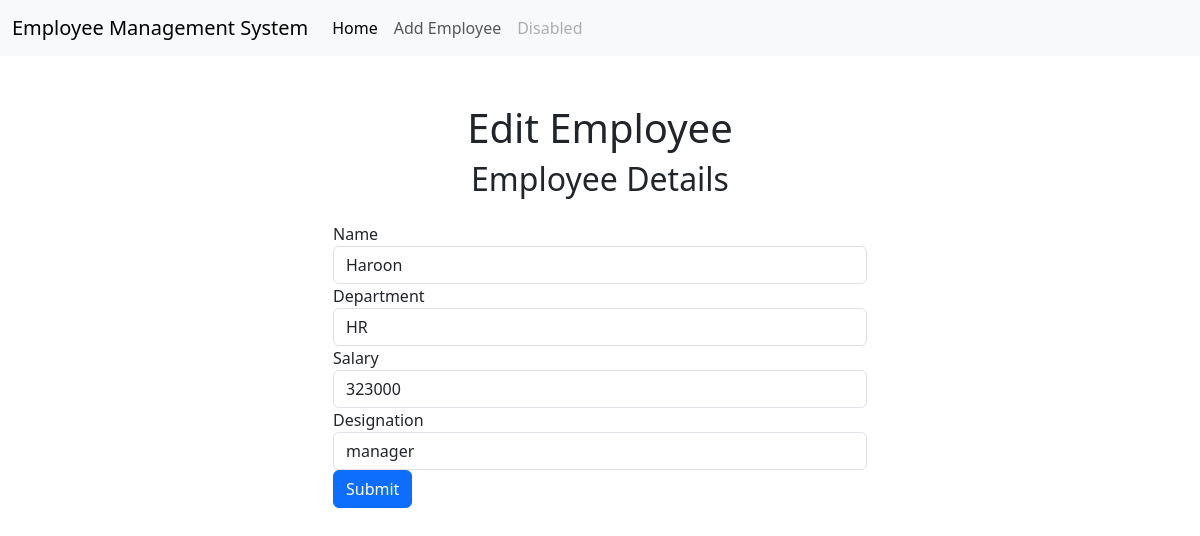
Page /emp/edit_emp/2 on the committed database.
### emp/models.py (models this page shows)
class employee_MS(models.Model):
    name = models.CharField(max_length=200)
    department = models.CharField(max_length=200) 		#department name or office number
    salary = models.IntegerField()					#salary in thousands
    designation = models.CharField(max_length=200)

### emp/views.py (the view)
# urls.py: path('edit_emp/<int:emp_id>', edit_emp),
def edit_emp(request, emp_id):
    emp = employee_MS.objects.get(pk=emp_id)
    return render(request, 'emp/edit.html', {
        'emp': emp,
    })

### captureDress/templates/emp/edit.html (shortened to what this page needs)
<!DOCTYPE html>
<html lang="en">
<head>
    <link href="https://cdn.jsdelivr.net/npm/bootstrap@5.3.0-alpha3/dist/css/bootstrap.min.css" rel="stylesheet">
</head>
<body>
    {% include 'emp/navbar.html' %}
    <div class="container">
        <div class="container mt-5">
            <div class="row justify-content-center">
                <div class="col-md-6">
                  <h1 class="row justify-content-center">Edit Employee</h1>
                <h2 class="text-center mb-4">Employee Details</h2>
                <form method="post" action="/emp/update_emp/{{emp.id}}">
                  <div class="form-group">
                    <label for="name">Name</label>
                    <input type="text" class="form-control" id="name" name="emp_name" placeholder="Enter name" value="{{emp.name}}">
                  </div>
                  <div class="form-group">
                    <label for="dept">Department</label>
                    <input type="text" class="form-control" id="dept" name="emp_dept" placeholder="Enter department" value="{{emp.department}}">
                  </div>
                  <div class="form-group">
                    <label for="salary">Salary</label>
                    <input type="text" class="form-control" id="salary" name="emp_sal" placeholder="Enter salary" value="{{emp.salary}}">
                  </div>
                  <div class="form-group">
                    <label for="designation">Designation</label>
                    <input type="text" class="form-control" id="designation" name="emp_desig" placeholder="Enter designation" value="{{emp.designation}}">
                </div>
                  <button type="submit" class="btn btn-primary">Submit</button>
                </form>
              </div>
            </div>
          </div>
</body>
</html>

### rows in the picture
employee_MS: emp_name "Haroon", emp_dept "HR", emp_sal "323000", emp_desig "manager"
